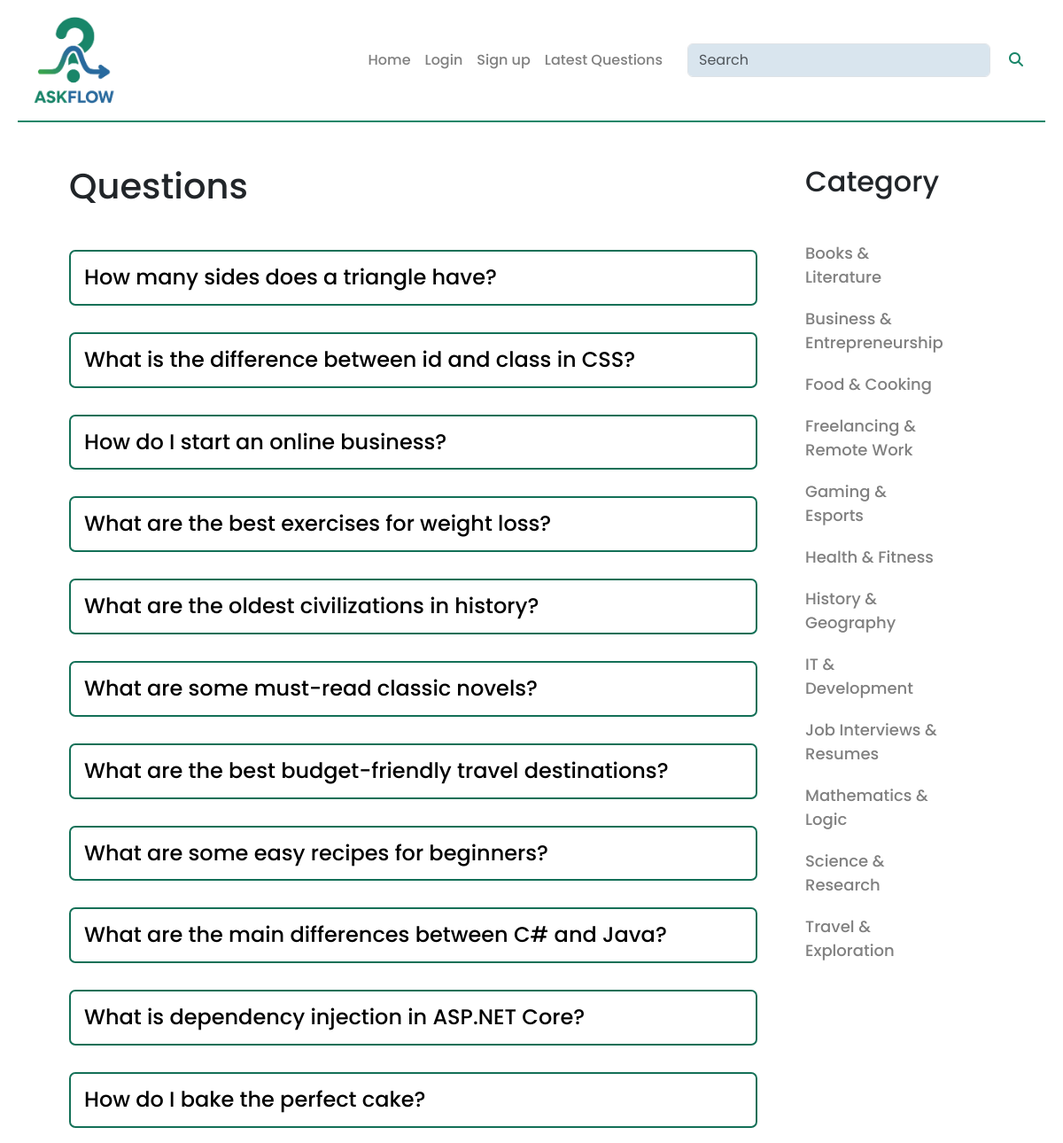
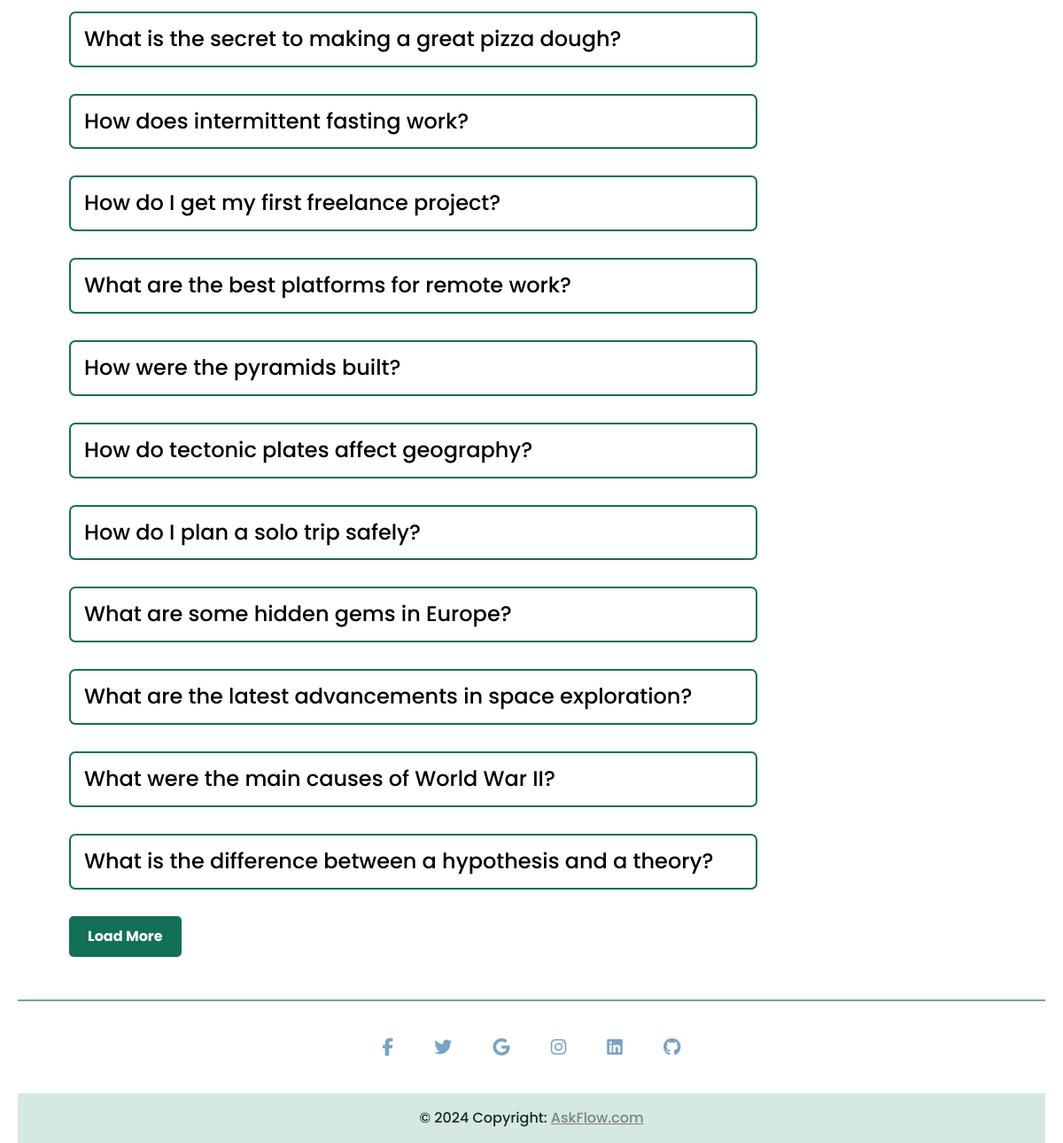
Page /?limit=22 on the committed database (2 pictures, top to bottom).
### tables this page shows
CREATE TABLE `questions` (
  `id` int(11) NOT NULL,
  `title` varchar(100) NOT NULL,
  `description` varchar(300) NOT NULL,
  `category_id` int(100) NOT NULL,
  `user_id` int(100) NOT NULL
);

CREATE TABLE `categories` (
  `id` int(11) NOT NULL,
  `name` varchar(250) NOT NULL
);

### client/questions.php (the view, shortened to what this page needs)
<div class="questions mb-5 mt-5">
    <div class="row">
        <div class="col-md-9">
            <h1 class="mb-5">Questions</h1>
            <?php
            include "./server/config.php";
            $limit = isset($_GET['limit']) ? (int)$_GET['limit'] : 11;
            $baseQuery = "";
            $search = isset($_GET["search"]) ? mysqli_real_escape_string($con, $_GET["search"]) : "";
            if (isset($_GET["category-id"])) {
                $cid = (int) $_GET["category-id"];
                $baseQuery = "SELECT * FROM `questions` WHERE category_id = $cid";
            } else if (isset($_GET["user-id"])) {
                $uid = (int) $_GET["user-id"];
                $baseQuery = "SELECT * FROM `questions` WHERE user_id = $uid";
            } else if (isset($_GET["latest"])) {
                $baseQuery = "SELECT * FROM `questions` ORDER BY id DESC";
            } else if (isset($_GET["search"])) {
                $baseQuery = "SELECT * FROM `questions` WHERE `title` LIKE '%$search%'";
            } else {
                $baseQuery = "SELECT * FROM `questions`";
            }
            $countQuery = $baseQuery;
            $countResult = mysqli_query($con, $countQuery);
            $totalCount = mysqli_num_rows($countResult);
            $finalQuery = $baseQuery . " LIMIT $limit";
            $result = mysqli_query($con, $finalQuery);
            if (mysqli_num_rows($result) === 0) {
                echo "<div class='no-questions'>
                        <h2>No Questions Yet</h2>
                        <p class='no-icon'>😕</p>
                        <p class='no-text'>Looks like nobody has asked anything in this category/search yet.</p>
                        <a href='index.php?ask=true' class='ask-btn'>Ask a Question →</a>
                    </div>";
            } else {
                foreach ($result as $row) {
                    $title = $row["title"];
                    $qid = $row["id"];
                    echo "<div><h4><a href='?question-id=$qid'>$title</a>";
                    echo "</h4></div>";
                }
                if ($limit < $totalCount) {
                    $nextLimit = $limit + 11;
                    $queryString = $_GET;
                    $queryString['limit'] = $nextLimit;
                    $newUrl = '?' . http_build_query($queryString);
                    echo "<div style='margin-top: 20px;'>
                            <a href='$newUrl' class='load-more-button btn'>Load More</a>
                          </div>";
                }
            }
            ?>
        </div>
        <div class="col-md-2 category">
            <h2 class="mb-5">Category</h2>
            <?php
            $query = "SELECT * FROM `categories`";
            $categoryResult = mysqli_query($con, $query);
            foreach ($categoryResult as $row) {
                $category = $row["name"];
                $cid = $row["id"];
                echo "<a class='mb-2' href='?category-id=$cid'>$category</a>";
            }
            ?>
        </div>
    </div>
</div>

### public/style.css (style rules this page uses)
body { font-family: "Poppins", sans-serif !important; font-weight: 500 !important; font-style: normal !important; }
.questions { width: 90%; margin: auto; }
.questions a , .relquestion a { text-decoration: none; color: black; }
.questions h4, .relquestion h4 { margin: 30px 0; border: 2px solid #137057; padding: 15px; border-radius: 7px; display: flex; justify-content: space-between; }
.load-more-button { display: inline-block; padding: 10px 20px; background-color: #137057; color: white !important; text-decoration: none; border-radius: 5px; font-weight: bold; }
.category { margin-left: 30px; }
.category a { margin-bottom: 20px !important; color: gray; font-size: large; display: block; }

### rows in the picture
questions: title "How many sides does a triangle have?"
questions: title "What is the difference between id and class in CSS?"
questions: title "How do I start an online business?"
questions: title "What are the best exercises for weight loss?"
questions: title "What are the oldest civilizations in history?"
questions: title "What are some must-read classic novels?"
questions: title "What are the best budget-friendly travel destinations?"
questions: title "What are some easy recipes for beginners?"
questions: title "What are the main differences between C# and Java?"
questions: title "What is dependency injection in ASP.NET Core?"
questions: title "How do I bake the perfect cake?"
questions: title "What is the secret to making a great pizza dough?"
questions: title "How does intermittent fasting work?"
questions: title "How do I get my first freelance project?"
questions: title "What are the best platforms for remote work?"
questions: title "How were the pyramids built?"
questions: title "How do tectonic plates affect geography?"
questions: title "How do I plan a solo trip safely?"
questions: title "What are some hidden gems in Europe?"
questions: title "What are the latest advancements in space exploration?"
questions: title "What were the main causes of World War II?"
questions: title "What is the difference between a hypothesis and a theory?"
categories: name "Books & Literature"
categories: name "Business & Entrepreneurship"
categories: name "Food & Cooking"
categories: name "Freelancing & Remote Work"
categories: name "Gaming & Esports"
categories: name "Health & Fitness"
categories: name "History & Geography"
categories: name "IT & Development"
categories: name "Job Interviews & Resumes"
categories: name "Mathematics & Logic"
categories: name "Science & Research"
categories: name "Travel & Exploration"
